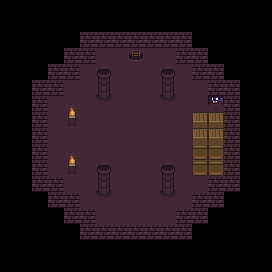

This is a level from a 2D game, rendered from its Tiled map with the project's own tilesets. A one-line summary and the complete map file follow:
An orthogonal 17x17 tile map with 16x16 px tiles, 2 tile layers (ground, overlay) and 1 object (spawn).

<map version="1.2" tiledversion="1.2.4" orientation="orthogonal" renderorder="right-down" width="17" height="17" tilewidth="16" tileheight="16" infinite="0" nextlayerid="6" nextobjectid="16">
 <tileset firstgid="1" source="../tiledmaps/dungeon_combined.tsx" />
 <layer id="1" name="ground" width="17" height="17">
  <data encoding="csv">
0,0,0,0,0,0,0,0,0,0,0,0,0,0,0,0,0,
0,0,0,0,0,0,0,0,0,0,0,0,0,0,0,0,0,
0,0,0,0,0,66,66,66,66,66,66,66,0,0,0,0,0,
0,0,0,0,66,66,195,195,531,195,195,66,66,0,0,0,0,
0,0,0,66,66,195,195,195,195,195,195,195,66,66,0,0,0,
0,0,66,66,195,195,195,195,195,195,195,195,195,66,66,0,0,
0,0,66,195,195,195,846,195,195,195,846,195,195,195,66,0,0,
0,0,66,195,195,195,195,195,195,195,195,195,195,195,66,0,0,
0,0,66,195,195,195,195,195,195,195,195,195,195,195,66,0,0,
0,0,66,195,195,195,195,195,195,195,195,195,195,195,66,0,0,
0,0,66,195,195,195,195,195,195,195,195,195,195,195,66,0,0,
0,0,66,66,195,195,195,195,195,195,195,195,195,66,66,0,0,
0,0,0,66,66,195,846,195,195,195,846,195,66,66,0,0,0,
0,0,0,0,66,66,195,195,195,195,195,66,66,0,0,0,0,
0,0,0,0,0,66,66,66,66,66,66,66,0,0,0,0,0,
0,0,0,0,0,0,0,0,0,0,0,0,0,0,0,0,0,
0,0,0,0,0,0,0,0,0,0,0,0,0,0,0,0,0
</data>
 </layer>
 <objectgroup id="5" name="objects">
  <object id="15" name="spawn" x="128" y="128" width="16" height="16" />
 </objectgroup>
 <layer id="2" name="overlay" width="17" height="17">
  <data encoding="csv">
0,0,0,0,0,0,0,0,0,0,0,0,0,0,0,0,0,
0,0,0,0,0,0,0,0,0,0,0,0,0,0,0,0,0,
0,0,0,0,0,275,275,275,275,275,275,275,0,0,0,0,0,
0,0,0,0,275,275,0,0,0,0,0,275,275,0,0,0,0,
0,0,0,275,275,0,718,0,0,0,718,0,275,275,0,0,0,
0,0,275,275,0,0,782,0,0,0,782,0,0,275,275,0,0,
0,0,275,0,585,0,0,0,0,0,0,0,0,581,275,0,0,
0,0,275,0,649,0,0,0,0,0,0,0,391,391,275,0,0,
0,0,275,0,0,0,0,0,0,276,0,0,391,391,275,0,0,
0,0,275,0,585,0,0,0,0,0,0,0,455,455,275,0,0,
0,0,275,0,649,0,718,0,0,0,718,0,455,455,275,0,0,
0,0,275,275,0,0,782,0,0,0,782,0,0,275,275,0,0,
0,0,0,275,275,0,0,0,0,0,0,0,275,275,0,0,0,
0,0,0,0,275,275,0,0,0,0,0,275,275,0,0,0,0,
0,0,0,0,0,275,275,275,275,275,275,275,0,0,0,0,0,
0,0,0,0,0,0,0,0,0,0,0,0,0,0,0,0,0,
0,0,0,0,0,0,0,0,0,0,0,0,0,0,0,0,0
</data>
 </layer>
</map>
